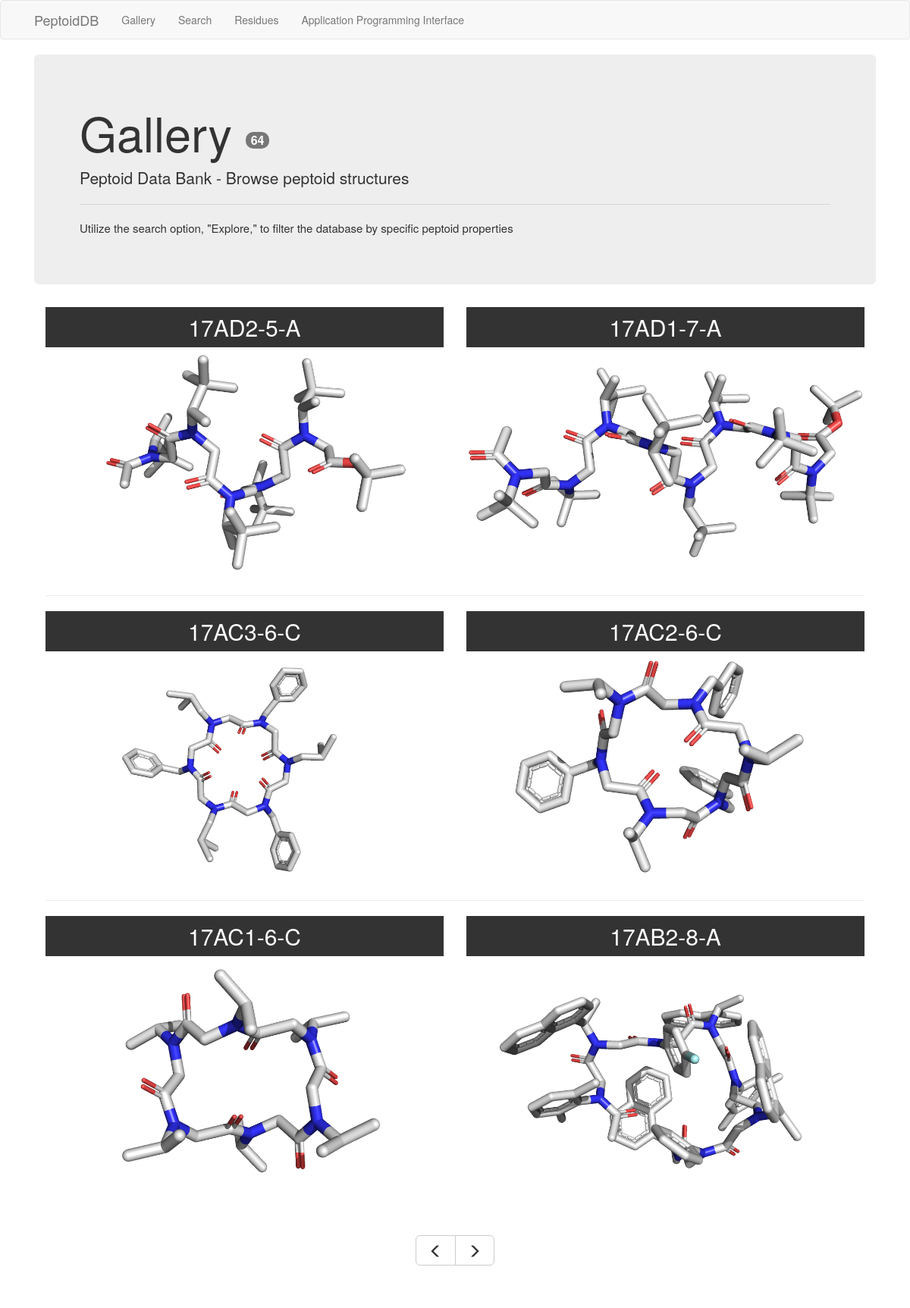
The app's page /gallery?page=3 with its own data.
### app/models.py (models this page shows, shortened)
class Peptoid(db.Model):
    code = db.Column(db.String(16), primary_key=True)
    title = db.Column(db.Text, index=True, unique=False)
    release = db.Column(db.DateTime, index=True, unique=False)
    experiment = db.Column(db.Text, index=True, unique=False)
    pub_doi = db.Column(db.String(32), index=True, unique=False)
    struct_doi = db.Column(db.String(32), index=True, unique=False)
    topology = db.Column(db.String(1), index=True, unique=False)
    sequence = db.Column(db.String(1024), index=True, unique=False)
    peptoid_author = db.relationship('Author', secondary=peptoid_author, lazy='dynamic',
                                     backref=db.backref('peptoids', order_by='Peptoid.release.desc()'))
    peptoid_residue = db.relationship('Residue', secondary=peptoid_residue, lazy='dynamic',
                                      backref=db.backref('peptoids', order_by='Peptoid.release.desc()'))

### app/routes/routes.py (the view)
@bp.route('/gallery')
def gallery():
    page = request.args.get('page', 1, type=int)
    peptoids = Peptoid.query.order_by(Peptoid.release.desc()).paginate(
        page, app.config['PEPTOIDS_PER_PAGE'], True)
    properties = get_home(peptoids.items)
    next_url = url_for(
        'routes.gallery', page=peptoids.next_num) if peptoids.has_next else None
    prev_url = url_for(
        'routes.gallery', page=peptoids.prev_num) if peptoids.has_prev else None
    return render_template('gallery.html',
                           title='Gallery',
                           pages=peptoids.pages,
                           total=peptoids.total,
                           next_url=next_url,
                           prev_url=prev_url,
                           peptoid_codes=properties[0],
                           peptoid_urls=properties[1],
                           peptoid_titles=properties[2],
                           peptoid_sequences=properties[3],
                           data=properties[4],
                           publications=properties[5]
                           )

### app/templates/gallery.html (shortened to what this page needs)
{% extends "base.html" %}  {%
block styles %} {{super()}}
<link
  rel="stylesheet"
  href="{{url_for('static', filename='bootstrap-grid.css')}}"
/>
<link rel="stylesheet" href="{{url_for('static', filename='images.css')}}" />
{% endblock %}  {% block app_content %}
<div class="jumbotron">
  <h1 class="display-4">
    {{ title }}
    <span class="badge badge-secondary" style="font-size: medium;"
      >{{ total }}</span
    >
  </h1>
  <p>Peptoid Data Bank - Browse peptoid structures</p>
  <hr class="my-4" />
  <p style="font-size: 1.5rem; font-weight: 300;">
    Utilize the search option, "Explore," to filter the database by specific
    peptoid properties
  </p>
</div>
<div class="container">
  <div class="row block-center">
    {% for i in range(peptoid_codes.__len__())%} {% if i ==
    (peptoid_codes.__len__()-1) %}
    <div class="col-sm-6">
      {% else %}
      <div class="col-sm">
        {% endif %}
        <div class="header">
          <h2>{{ peptoid_codes[i] }}</h2>
        </div>
        <div class="fall-item fall-effect">
          <img
            src="{{url_for('static', filename='peptoids/'+peptoid_codes[i][:5]+'.png')}}"
          />
        </div>
      </div>
      {% if (i+1) % 2 == 0 and i != (peptoid_codes.__len__()-1)%}
    </div>
    <hr />
    <div class="row">{% endif %} {% endfor %}</div>
    <br />
    <br />
    <br />
    <div class="row block-center">
      <div class="col text-center" style="padding-bottom: 4em;">
        <div
          class="btn-group btn-group-lg"
          role="group"
          aria-label="Basic example"
          style="margin: 0 auto;"
        >
          {% if prev_url %}
          <a class="btn btn-default" href="{{prev_url}}"><span class="glyphicon glyphicon-menu-left" aria-hidden="true"></span></a>
          {% endif %}
          {% if next_url %}
          <a class="btn btn-default" href="{{next_url}}"><span class="glyphicon glyphicon-menu-right" aria-hidden="true"></span></a>
          {% endif %}
        </div>
      </div>
    </div>
    {% endblock %}

### app/static/images.css (style rules this page uses)
.fall-item { width: 100%; height: auto; overflow: hidden; position: relative; text-align: center; }
.fall-item img { display: block; position: relative; width: 100%; height: auto; }
.header h2 { color: #fff; text-align: center; position: relative; padding: 10px; background: rgba(0, 0, 0, 0.8); margin: 0 0 0 0; }

### records on screen
Peptoid: code "17AD2-5-A"
Peptoid: code "17AD1-7-A"
Peptoid: code "17AC3-6-C"
Peptoid: code "17AC2-6-C"
Peptoid: code "17AC1-6-C"
Peptoid: code "17AB2-8-A"

### other values on screen
{{ title }} "Gallery"
{{ total }} "64"
